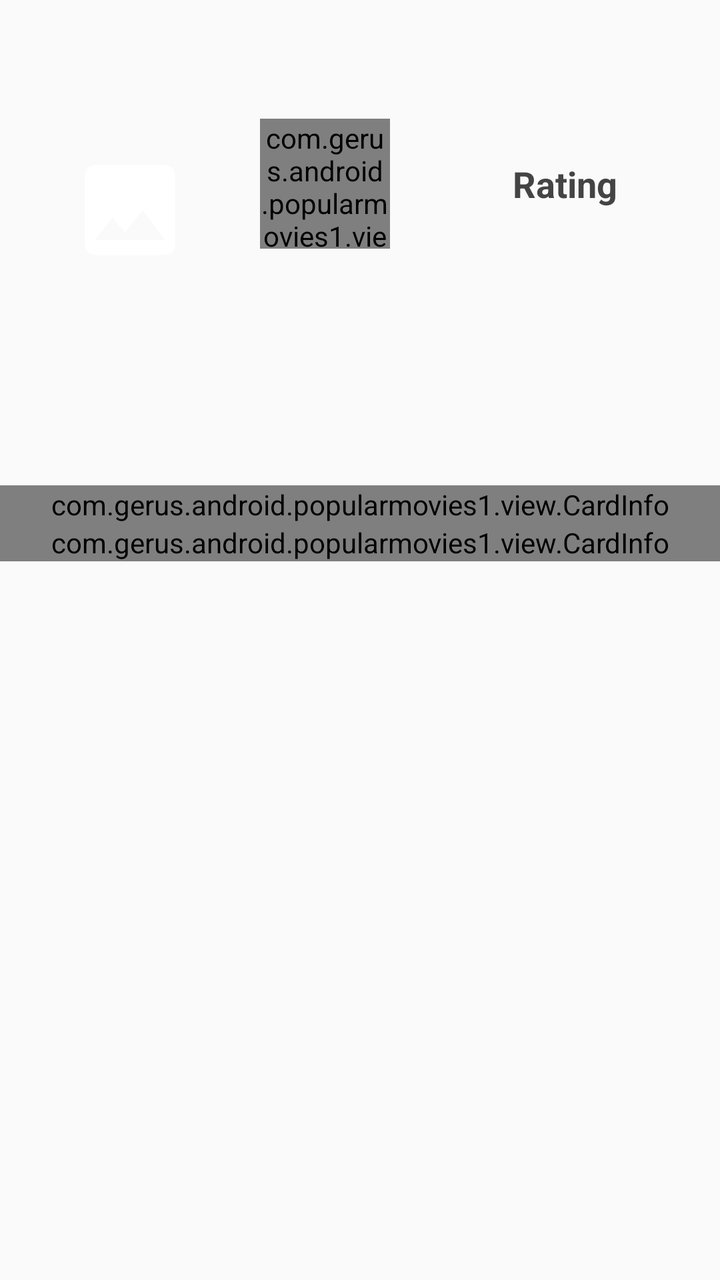
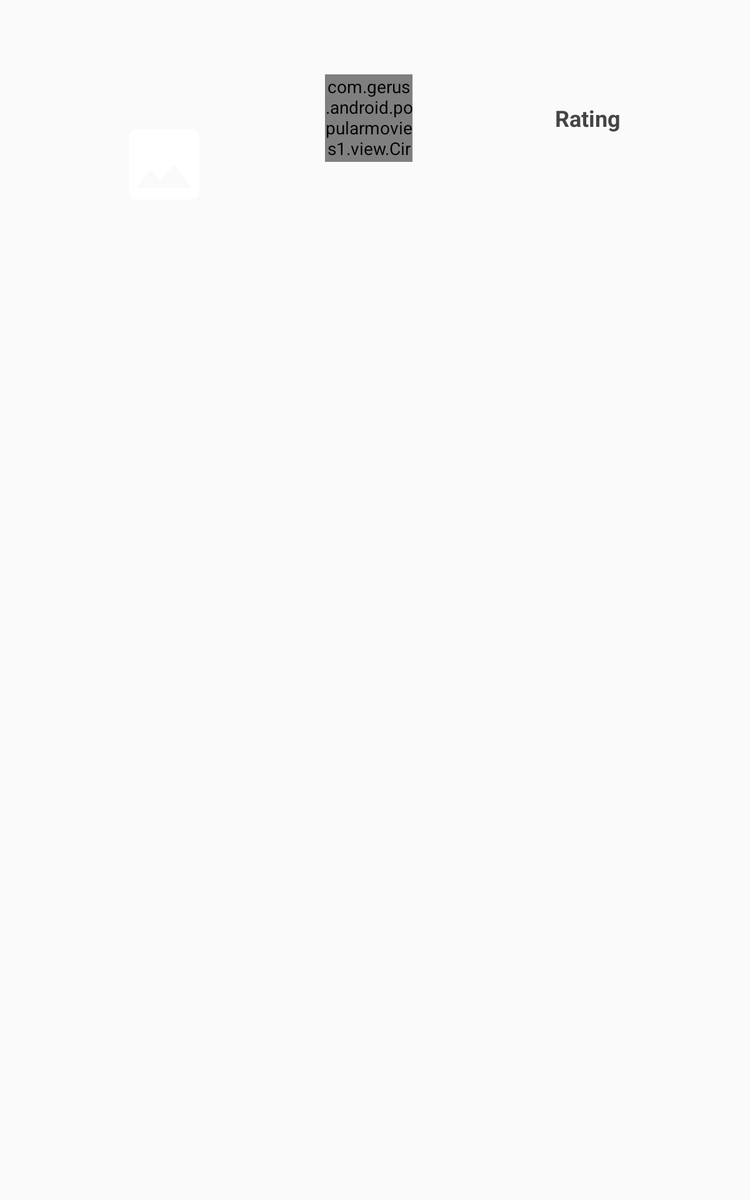

One screen, two layout resources from the same app: the default and the repository's alternative for another configuration. Each is rendered where Android would select it; the XML of both is given below.
<!-- AndroidManifest.xml: application theme AppTheme -->
<!-- res/layout/activity_detail.xml -->
<?xml version="1.0" encoding="utf-8"?>
<layout xmlns:android="http://schemas.android.com/apk/res/android"
	xmlns:app="http://schemas.android.com/apk/res-auto">

	<androidx.core.widget.NestedScrollView
		android:layout_width="match_parent"
		android:layout_height="match_parent">

		<LinearLayout
			android:layout_width="match_parent"
			android:layout_height="match_parent"
			android:orientation="vertical">

			<LinearLayout
				android:id="@+id/root_detail"
				android:layout_width="match_parent"
				android:layout_height="wrap_content"
				android:orientation="horizontal"
				app:layout_constraintStart_toStartOf="parent"
				app:layout_constraintTop_toTopOf="parent">

				<androidx.appcompat.widget.AppCompatImageView
					android:id="@+id/image"
					style="@style/ImageViewDetail"
					android:layout_width="120dp"
					android:layout_height="200dp"
					android:src="@drawable/vc_placeholder" />

				<LinearLayout
					android:layout_width="match_parent"
					android:layout_height="wrap_content"
					android:orientation="vertical">

					<androidx.appcompat.widget.AppCompatTextView
						android:id="@+id/txt_release"
						style="@style/Date"
						android:layout_width="match_parent" />

					<LinearLayout
						android:layout_width="match_parent"
						android:layout_height="wrap_content"
						android:orientation="horizontal">

						<com.gerus.android.popularmovies1.view.CircleDisplay
							android:id="@+id/circleDisplay"
							android:layout_width="@dimen/view_rate_size"
							android:layout_height="@dimen/view_rate_size"
							android:layout_margin="@dimen/item_detail_liner_padding" />

						<androidx.appcompat.widget.AppCompatTextView
							style="@style/Footer_Title"
							android:layout_width="match_parent"
							android:layout_height="match_parent"
							android:gravity="center"
							android:text="@string/rating"
							android:textStyle="bold" />
					</LinearLayout>
				</LinearLayout>

			</LinearLayout>

			<androidx.appcompat.widget.AppCompatTextView
				android:id="@+id/txt_description"
				style="@style/Description"
				app:layout_constraintStart_toStartOf="parent"
				app:layout_constraintTop_toBottomOf="@+id/root_detail" />

			<com.gerus.android.popularmovies1.view.CardInfo
				android:id="@+id/card_trailers"
				android:layout_width="match_parent"
				android:layout_height="match_parent"
				app:cv_text="@string/label_trailers" />

			<com.gerus.android.popularmovies1.view.CardInfo
				android:id="@+id/card_reviews"
				android:layout_width="match_parent"
				android:layout_height="match_parent"
				app:cv_text="@string/label_reviews" />
		</LinearLayout>

	</androidx.core.widget.NestedScrollView>

</layout>
<!-- resources referenced by this layout -->
<resources>
  <dimen name="item_detail_liner_padding">10dp</dimen>
  <dimen name="view_rate_size">65dp</dimen>
  <!-- drawable vc_placeholder (drawable) -->
  <vector xmlns:android="http://schemas.android.com/apk/res/android"
  	android:width="75dp"
  	android:height="75dp"
  	android:viewportWidth="80.0"
  	android:viewportHeight="80.0">
  
  	<group
  		android:translateX="30"
  		android:translateY="30">
  		<path
  			android:fillColor="@color/colorIcons"
  			android:pathData="M21,19V5c0,-1.1 -0.9,-2 -2,-2H5c-1.1,0 -2,0.9 -2,2v14c0,1.1 0.9,2 2,2h14c1.1,0 2,-0.9 2,-2zM8.5,13.5l2.5,3.01L14.5,12l4.5,6H5l3.5,-4.5z" />
  	</group>
  </vector>
  <string name="label_reviews">Reviews</string>
  <string name="label_trailers">Trailers</string>
  <string name="rating">Rating</string>
  <style name="Date" parent="@android:style/TextAppearance.Large">
  		<item name="android:gravity">left</item>
  		<item name="android:layout_width">match_parent</item>
  		<item name="android:layout_height">wrap_content</item>
  		<item name="android:textColor">@color/grey_dark</item>
  		<item name="android:drawablePadding">10dp</item>
  		<item name="android:drawableStart">@drawable/vc_calendar</item>
  		<item name="android:padding">10dp</item>
  		<item name="android:textStyle">bold</item>
  	</style>
  <style name="Description" parent="@android:style/TextAppearance.Medium">
  		<item name="android:layout_width">match_parent</item>
  		<item name="android:layout_height">wrap_content</item>
  		<item name="android:padding">10dp</item>
  		<item name="android:textSize">17sp</item>
  	</style>
  <style name="Footer_Title" parent="@android:style/TextAppearance.Medium">
  		<item name="android:layout_width">match_parent</item>
  		<item name="android:layout_height">wrap_content</item>
  		<item name="android:textColor">@color/grey_dark</item>
  		<item name="android:gravity">center</item>
  	</style>
  <style name="ImageViewDetail">
  		<item name="android:layout_width">match_parent</item>
  		<item name="android:layout_height">match_parent</item>
  		<item name="android:scaleType">centerCrop</item>
  	</style>
  <style name="AppTheme" parent="Theme.AppCompat.Light.DarkActionBar">
  		
  		<item name="colorPrimary">@color/colorPrimary</item>
  		<item name="colorPrimaryDark">@color/colorPrimaryDark</item>
  		<item name="colorAccent">@color/colorAccent</item>
  
  		<item name="android:windowActivityTransitions">true</item>
  
  		<item name="android:windowEnterTransition">@transition/explode</item>
  		<item name="android:windowExitTransition">@transition/explode</item>
  
  		<item name="android:windowContentTransitions">true</item>
  		<item name="android:windowAllowEnterTransitionOverlap">true</item>
  		<item name="android:windowAllowReturnTransitionOverlap">true</item>
  
  		<item name="android:windowSharedElementEnterTransition">
  			@transition/change_image_transform</item>
  		<item name="android:windowSharedElementExitTransition">
  			@transition/change_image_transform</item>
  	</style>
  <color name="colorIcons">@color/white</color>
  <color name="grey_dark">#444444</color>
  <color name="colorPrimary">#081c24</color>
  <color name="colorPrimaryDark">#081c24</color>
  <color name="colorAccent">#20d071</color>
  <color name="white">#FFFFFF</color>
</resources>
<!-- res/layout-sw600dp/activity_detail.xml (the repository's variant of the layout above) -->
<!-- drawn on a 7-inch tablet held upright -->
<?xml version="1.0" encoding="utf-8"?>
<layout xmlns:android="http://schemas.android.com/apk/res/android"
	xmlns:app="http://schemas.android.com/apk/res-auto">

	<androidx.core.widget.NestedScrollView
		android:layout_width="match_parent"
		android:layout_height="match_parent">

		<LinearLayout
			android:layout_width="match_parent"
			android:layout_height="match_parent"
			android:orientation="vertical">

			<LinearLayout
				android:id="@+id/root_detail"
				android:layout_width="match_parent"
				android:layout_height="wrap_content"
				android:orientation="horizontal"
				app:layout_constraintStart_toStartOf="parent"
				app:layout_constraintTop_toTopOf="parent">

				<androidx.appcompat.widget.AppCompatImageView
					android:id="@+id/image"
					style="@style/ImageViewDetail"
					android:layout_width="@dimen/image_detail_width"
					android:layout_height="@dimen/image_detail_height"
					android:src="@drawable/vc_placeholder" />

				<LinearLayout
					android:layout_width="match_parent"
					android:layout_height="wrap_content"
					android:orientation="vertical">

					<androidx.appcompat.widget.AppCompatTextView
						android:id="@+id/txt_release"
						style="@style/Date"
						android:layout_width="match_parent" />

					<LinearLayout
						android:layout_width="match_parent"
						android:layout_height="wrap_content"
						android:orientation="horizontal">

						<com.gerus.android.popularmovies1.view.CircleDisplay
							android:id="@+id/circleDisplay"
							android:layout_width="@dimen/view_rate_size"
							android:layout_height="@dimen/view_rate_size"
							android:layout_margin="@dimen/item_detail_liner_padding" />

						<androidx.appcompat.widget.AppCompatTextView
							style="@style/Footer_Title"
							android:layout_width="match_parent"
							android:layout_height="match_parent"
							android:gravity="center"
							android:text="@string/rating"
							android:textStyle="bold" />
					</LinearLayout>
				</LinearLayout>

			</LinearLayout>

			<androidx.appcompat.widget.AppCompatTextView
				android:id="@+id/txt_description"
				style="@style/Description"
				app:layout_constraintStart_toStartOf="parent"
				app:layout_constraintTop_toBottomOf="@+id/root_detail" />

			<LinearLayout
				android:layout_width="match_parent"
				android:layout_height="match_parent"
				android:orientation="horizontal"
				android:weightSum="1"
				android:baselineAligned="false">

				<include
					android:id="@+id/recycleview_trailers"
					layout="@layout/card_detail"
					android:layout_width="0dp"
					android:layout_height="match_parent"
					android:layout_weight=".5" />

				<include
					android:id="@+id/recycleview_review"
					layout="@layout/card_detail"
					android:layout_width="0dp"
					android:layout_height="wrap_content"
					android:layout_weight=".5" />

			</LinearLayout>
		</LinearLayout>

	</androidx.core.widget.NestedScrollView>

</layout>
<!-- res/layout/card_detail.xml (included above) -->
<?xml version="1.0" encoding="utf-8"?>
<androidx.recyclerview.widget.RecyclerView
	xmlns:android="http://schemas.android.com/apk/res/android"
	android:layout_width="match_parent"
	android:layout_height="wrap_content"/>
<!-- resources referenced by the variant -->
<!-- as a 7-inch tablet held upright resolves them -->
<resources>
  <!-- from res/values-sw600dp/ -->
  <dimen name="image_detail_height">250dp</dimen>
  <!-- from res/values-sw600dp/ -->
  <dimen name="image_detail_width">250dp</dimen>
  <dimen name="item_detail_liner_padding">10dp</dimen>
  <!-- from res/values-sw600dp/ -->
  <dimen name="view_rate_size">70dp</dimen>
  <!-- drawable vc_placeholder (drawable) -->
  <vector xmlns:android="http://schemas.android.com/apk/res/android"
  	android:width="75dp"
  	android:height="75dp"
  	android:viewportWidth="80.0"
  	android:viewportHeight="80.0">
  
  	<group
  		android:translateX="30"
  		android:translateY="30">
  		<path
  			android:fillColor="@color/colorIcons"
  			android:pathData="M21,19V5c0,-1.1 -0.9,-2 -2,-2H5c-1.1,0 -2,0.9 -2,2v14c0,1.1 0.9,2 2,2h14c1.1,0 2,-0.9 2,-2zM8.5,13.5l2.5,3.01L14.5,12l4.5,6H5l3.5,-4.5z" />
  	</group>
  </vector>
  <string name="rating">Rating</string>
  <style name="Date" parent="@android:style/TextAppearance.Large">
  		<item name="android:gravity">left</item>
  		<item name="android:layout_width">match_parent</item>
  		<item name="android:layout_height">wrap_content</item>
  		<item name="android:textColor">@color/grey_dark</item>
  		<item name="android:drawablePadding">10dp</item>
  		<item name="android:drawableStart">@drawable/vc_calendar</item>
  		<item name="android:padding">10dp</item>
  		<item name="android:textStyle">bold</item>
  	</style>
  <style name="Description" parent="@android:style/TextAppearance.Medium">
  		<item name="android:layout_width">match_parent</item>
  		<item name="android:layout_height">wrap_content</item>
  		<item name="android:padding">10dp</item>
  		<item name="android:textSize">17sp</item>
  	</style>
  <style name="Footer_Title" parent="@android:style/TextAppearance.Medium">
  		<item name="android:layout_width">match_parent</item>
  		<item name="android:layout_height">wrap_content</item>
  		<item name="android:textColor">@color/grey_dark</item>
  		<item name="android:gravity">center</item>
  	</style>
  <style name="ImageViewDetail">
  		<item name="android:layout_width">match_parent</item>
  		<item name="android:layout_height">match_parent</item>
  		<item name="android:scaleType">centerCrop</item>
  	</style>
  <style name="AppTheme" parent="Theme.AppCompat.Light.DarkActionBar">
  		
  		<item name="colorPrimary">@color/colorPrimary</item>
  		<item name="colorPrimaryDark">@color/colorPrimaryDark</item>
  		<item name="colorAccent">@color/colorAccent</item>
  
  		<item name="android:windowActivityTransitions">true</item>
  
  		<item name="android:windowEnterTransition">@transition/explode</item>
  		<item name="android:windowExitTransition">@transition/explode</item>
  
  		<item name="android:windowContentTransitions">true</item>
  		<item name="android:windowAllowEnterTransitionOverlap">true</item>
  		<item name="android:windowAllowReturnTransitionOverlap">true</item>
  
  		<item name="android:windowSharedElementEnterTransition">
  			@transition/change_image_transform</item>
  		<item name="android:windowSharedElementExitTransition">
  			@transition/change_image_transform</item>
  	</style>
  <color name="colorIcons">@color/white</color>
  <color name="grey_dark">#444444</color>
  <color name="colorPrimary">#081c24</color>
  <color name="colorPrimaryDark">#081c24</color>
  <color name="colorAccent">#20d071</color>
  <color name="white">#FFFFFF</color>
</resources>
